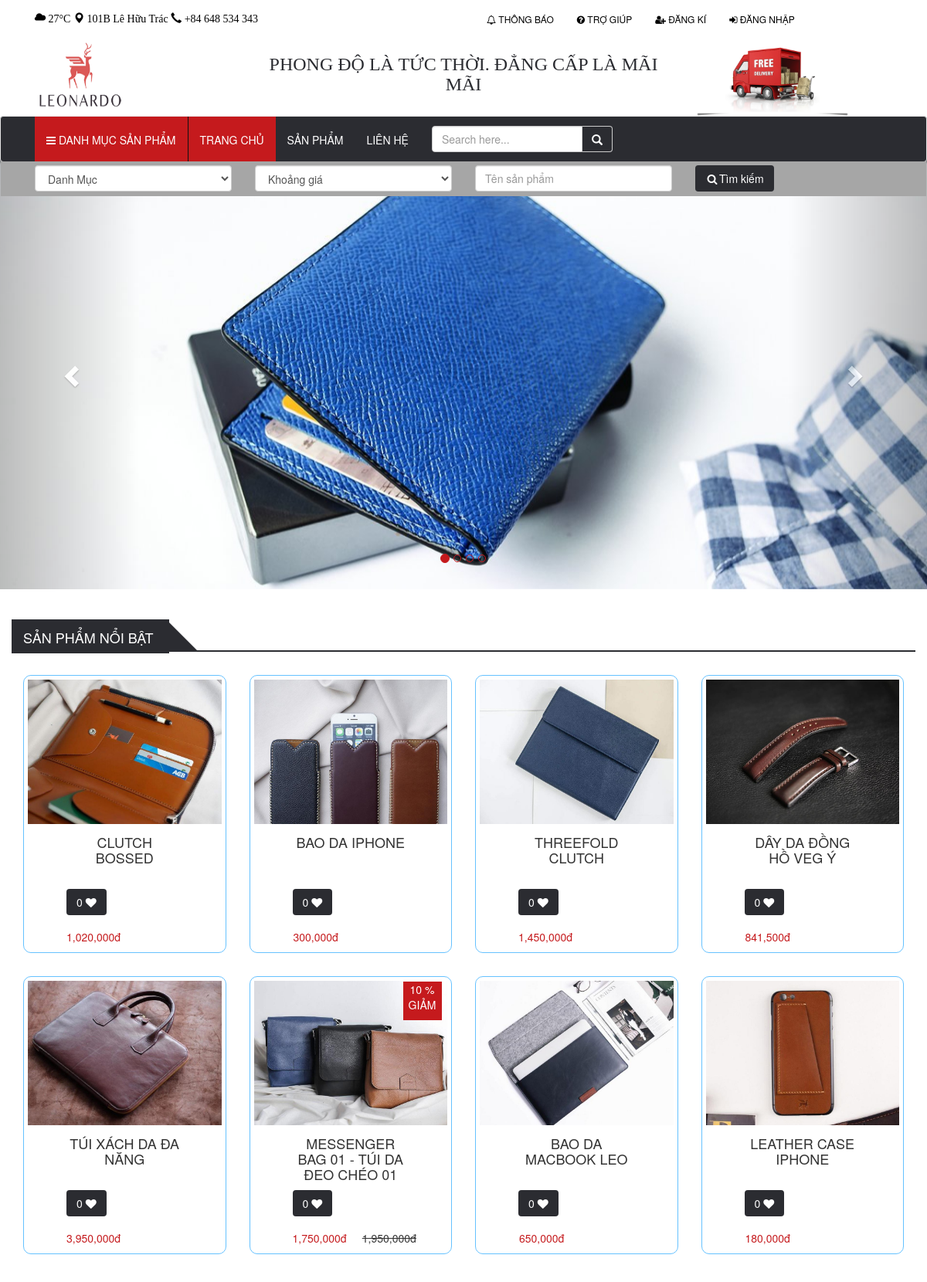
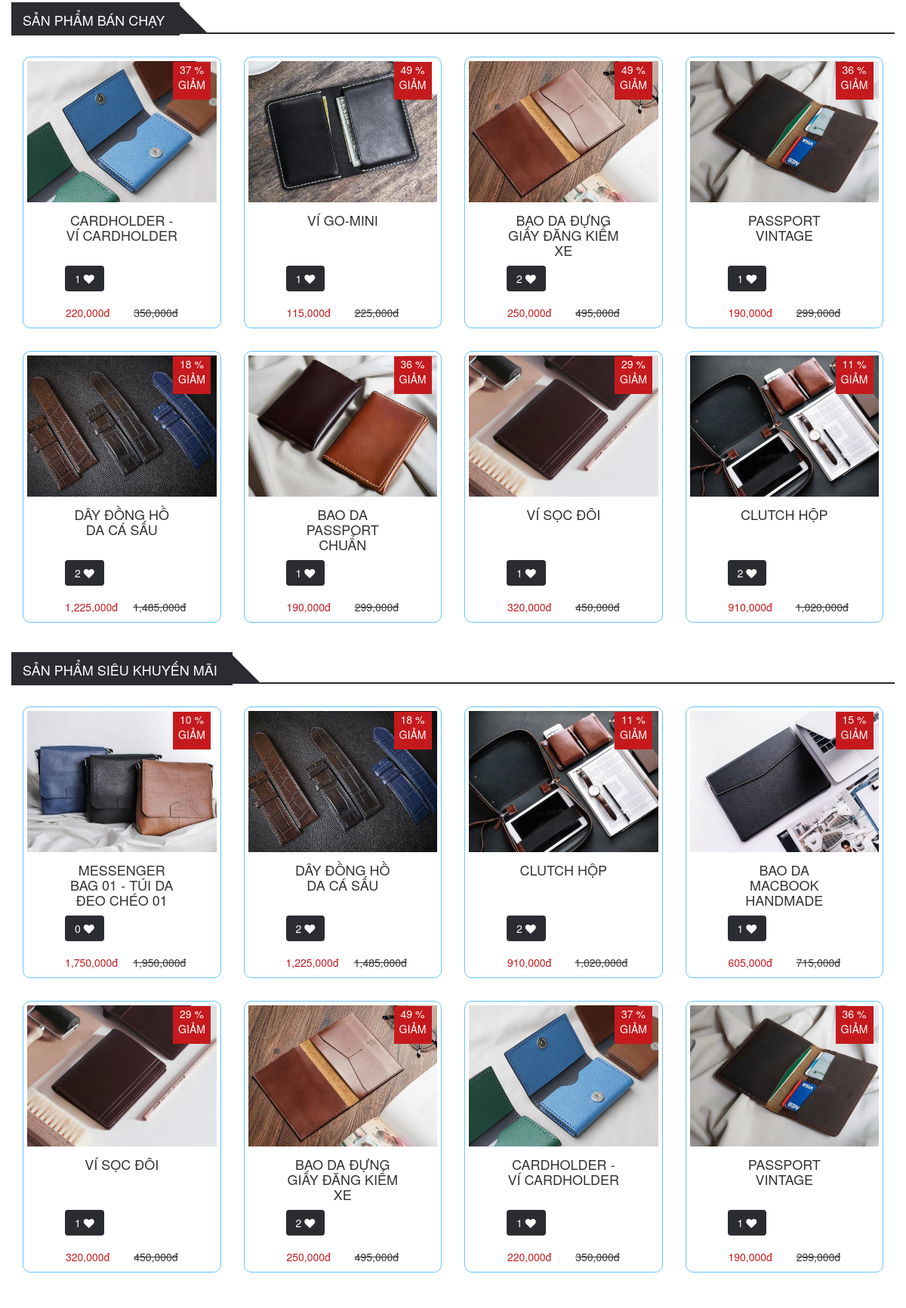
The app's page /home.php (upper part) with its own data (2 pictures, top to bottom).
### tables this page shows
CREATE TABLE slides(
	slide_id INT(11) auto_increment PRIMARY KEY,
    img_url VARCHAR(255)
);

CREATE TABLE products(
	prod_id VARCHAR(10) PRIMARY KEY,
    prod_name VARCHAR(255),
    material VARCHAR(255),
    image nVARCHAR(500),
    price_in INT(11),
    price_out INT(11),
    date_add DATE,
    quantity INT(11),
    description text,
    cate_id VARCHAR(10),
    views int(11),
    status BOOLEAN,
    delete_at date,
    FOREIGN KEY (cate_id) REFERENCES categories (cate_id)
);

CREATE TABLE promotion(
	prod_id VARCHAR(10),
    new_price INT(11),
    date_start DATE,
    date_end DATE,
    FOREIGN KEY (prod_id) REFERENCES products (prod_id),
    PRIMARY KEY(prod_id,date_start)
);

### function.php (the view, shortened to what this page needs)
<?php
	$connect = mysqli_connect("localhost","root","","sell_leather");
	mysqli_set_charset($connect,'UTF8');
	function checkLoveByUser($username, $prod_id){
		GLOBAL $connect;
		$sql = "SELECT * FROM listProductLove WHERE username = '$username' AND prod_id = '$prod_id'";
		$result = $connect->query($sql);
		if ($result->num_rows > 0) {
			return 1;
		}else return 0;
	}
	class product
	{
		function countLoves($prod_id){
			GLOBAL $connect;
			$sql = "SELECT count(prod_id) AS total FROM listProductLove WHERE prod_id = '$prod_id'";
			$result = $connect->query($sql);
			if ($result->num_rows > 0) {
				$row = $result->fetch_assoc();
				return $row['total'];
			}
		}
		function showInfoProducthtml($prod_id, $name, $image, $price, $new_price){
			$show = "show";
			$page = $_SESSION['page'];
			if ($new_price == '') {
				$show = "hidden";
				$percent = 0;
				$new_price = $price;
			} else {
				$percent = round(($price - $new_price)/($price/100), 0);
				$show = "show";
			}
			if (checkLoveByUser($_SESSION['username'], $prod_id)) {
				$color = '#ff3399';
			}else $color = '#fff';
			$loves = $this->countLoves($prod_id);
			echo "
				<div class='col-lg-3 col-md-3 col-sm-6 col-xs-6'>
					<div class='product-item'>
						<div class='product-image'>
							<img src='$image'>
						</div>
						<div class='promotion text-center $show'>
							$percent %
							GIẢM
						</div>
						<div class='product-control text-center'>
							<button class='btn btn-addCart'>
								<a href='$page.php?addProd_id=" . $prod_id . "'><i class = 'fa fa-cart-plus fa-lg' style='color: #FFF;'></i> Giỏ hàng
							</button>
							<button class='btn btn-addCart'>
								<a href='productDetail.php?prod_id=" . $prod_id . "'><i class = 'fa fa-eye' style='color: #FFF;'></i></a>
							</button>
						</div>
						<div class='caption text-center'>
							<div class='col-xs-12 prod_name'>
							<h4 class = 'text-uppercase'>$name</h4>
							</div>
							<div class='col-xs-12 pull-left'>
								<button class='btn-love btn'>
								<span>$loves</span>
									<a href='$page.php?likeProd_id=" . $prod_id . "'><i class = 'fa fa-heart' style='color: $color;'></i></a>
								</button>
							</div>
							<div class='col-xs-6'>
							<span class='price float-left'>".number_format($new_price)."đ</span>
							</div>
							<div class='col-xs-6'>
							<s class='$show float-left'>". number_format($price). "đ</s>
							</div>
						</div>
					</div>
				</div>
			";
		}
		function showProduct($connect, $prod_id){
			if ($connect) {
				$sql = "SELECT products.prod_id, prod_name, material, image, price_in, price_out, date_add, quantity, description, cate_name, views, status, products.delete_at, new_price, date_start, date_end FROM products LEFT JOIN categories ON products.cate_id = categories.cate_id LEFT JOIN promotion ON products.prod_id = promotion.prod_id  WHERE products.prod_id = '$prod_id'";
				$result = $connect->query($sql);
				if ($result->num_rows > 0) {
					$row = $result->fetch_assoc();
					return $row;
				}
				return 0;
				}
		}
		function showProductHot($connect){
			if ($connect) {
				$sql = "SELECT * FROM products WHERE delete_at IS NULL ORDER BY views DESC LIMIT 8";
				$result = $connect->query($sql);
				if ($result->num_rows > 0) {
					while($row = $result->fetch_assoc()) {
							$info = $this->showProduct($connect, $row['prod_id']);
							$image = explode("|", $info['image']);
							$this->showInfoProducthtml($row['prod_id'], $info['prod_name'], $image[0], $info['price_out'], $info['new_price']);
					}
				}
			}
		}
		function showProductHotSell($connect){
			if ($connect) {
				$sql = "SELECT products.prod_id, SUM(ords_prods.quantity) FROM ords_prods, products WHERE products.prod_id = ords_prods.prod_id AND products.delete_at IS NULL GROUP BY(ords_prods.prod_id) ORDER BY SUM(ords_prods.quantity) DESC LIMIT 8;";
				$result = $connect->query($sql);
				if ($result->num_rows > 0) {
					while($row = $result->fetch_assoc()) {
						$info = $this->showProduct($connect, $row['prod_id']);
						$image = explode("|", $info['image']);
						$this->showInfoProducthtml($row['prod_id'], $info['prod_name'], $image[0], $info['price_out'], $info['new_price']);
					}
				}
			}
		}
		function showProductPromotion($connect){
			if ($connect) {
				$sql = "SELECT * FROM promotion, products WHERE products.prod_id = promotion.prod_id AND products.delete_at IS NULL  ORDER BY new_price DESC LIMIT 8";
				$result = $connect->query($sql);
				if ($result->num_rows > 0) {
					while($row = $result->fetch_assoc()) {
						$info = $this->showProduct($connect, $row['prod_id']);
						$image = explode("|", $info['image']);
						$this->showInfoProducthtml($row['prod_id'], $info['prod_name'], $image[0], $info['price_out'], $info['new_price']);
					}
				}
			}
		}
	}
	function showSlide($connect){
		if ($connect) {
			$sql = "SELECT * FROM slides";
			$result = $connect->query($sql);
			if ($result->num_rows > 0) {
				$count = 1;
			while($row = $result->fetch_assoc()) {
					if ($count == 1) {
						$active = "active";
					}else $active = "";
					echo "
						<div class='item $active'>
					        <img src='".$row['img_url']."' style='width:100%;'>
					    </div>
					";
					$count++;
				}
			}
		}
	}
?>

### style.css (style rules this page uses)
.product-item .btn-love { display: block; margin-bottom: 18px; }
.product-item .btn-love a { color: #ff3399; }
.btn { background: #2b2c31; color: #FFFFFF; }
.product-item { border: 1px solid #66c2ff; border-radius: 10px; padding: 5px 5px 5px 5px; height: 360px; margin-top: 30px; }
.product-item .promotion { width: 50px; height: 50px; background: #c51a1d; color: #FFFFFF; position: absolute; top: 37px; left: 214px; }
.product-control { height: 34px; margin-top: -45px; }
.product-item .product-image img { width: 100%; height: 100%; }
.caption { padding-top: 10px; padding-bottom: 10px; }
.caption .prod_name { height: 80px; }
.caption .price { color: #c51a1d; }
.caption { padding: 15px 35px; }

### records on screen
slides: img_url (picture)
products: shows a picture, prod_name "CLUTCH BOSSED", loves "0", price_out "1,020,000"
products: shows a picture, prod_name "BAO DA IPHONE", loves "0", price_out "300,000"
products: shows a picture, prod_name "THREEFOLD CLUTCH", loves "0", price_out "1,450,000"
products: shows a picture, prod_name "DÂY DA ĐỒNG HỒ VEG Ý", loves "0", price_out "841,500"
products: shows a picture, prod_name "TÚI XÁCH DA ĐA NĂNG", loves "0", price_out "3,950,000"
products: price_out.new_price "10", prod_name "MESSENGER BAG 01 - TÚI DA ĐEO CHÉO 01", loves "0", promotion.new_price "1,750,000", price_out "1,950,000"
products: shows a picture, prod_name "BAO DA MACBOOK LEO", loves "0", price_out "650,000"
products: shows a picture, prod_name "LEATHER CASE IPHONE", loves "0", price_out "180,000"
products: price_out.new_price "37", prod_name "CARDHOLDER - VÍ CARDHOLDER", loves "1", promotion.new_price "220,000", price_out "350,000"
products: shows a picture, price_out.new_price "49", prod_name "VÍ GO-MINI", loves "1", promotion.new_price "115,000", price_out "225,000"
products: price_out.new_price "49", prod_name "BAO DA ĐỰNG GIẤY ĐĂNG KIỂM XE", loves "2", promotion.new_price "250,000", price_out "495,000"
products: price_out.new_price "36", prod_name "PASSPORT VINTAGE", loves "1", promotion.new_price "190,000", price_out "299,000"
products: price_out.new_price "18", prod_name "DÂY ĐỒNG HỒ DA CÁ SẤU", loves "2", promotion.new_price "1,225,000", price_out "1,485,000"
products: shows a picture, price_out.new_price "36", prod_name "BAO DA PASSPORT CHUẨN", loves "1", promotion.new_price "190,000", price_out "299,000"
products: price_out.new_price "29", prod_name "VÍ SỌC ĐÔI", loves "1", promotion.new_price "320,000", price_out "450,000"
products: price_out.new_price "11", prod_name "CLUTCH HỘP", loves "2", promotion.new_price "910,000", price_out "1,020,000"
promotion: percent "10", prod.prod_name "MESSENGER BAG 01 - TÚI DA ĐEO CHÉO 01", loves "0", new_price "1,750,000", prod.price_out "1,950,000"
promotion: percent "18", prod.prod_name "DÂY ĐỒNG HỒ DA CÁ SẤU", loves "2", new_price "1,225,000", prod.price_out "1,485,000"
promotion: percent "11", prod.prod_name "CLUTCH HỘP", loves "2", new_price "910,000", prod.price_out "1,020,000"
promotion: shows a picture, percent "15", prod.prod_name "BAO DA MACBOOK HANDMADE", loves "1", new_price "605,000", prod.price_out "715,000"
promotion: percent "29", prod.prod_name "VÍ SỌC ĐÔI", loves "1", new_price "320,000", prod.price_out "450,000"
promotion: percent "49", prod.prod_name "BAO DA ĐỰNG GIẤY ĐĂNG KIỂM XE", loves "2", new_price "250,000", prod.price_out "495,000"
promotion: percent "37", prod.prod_name "CARDHOLDER - VÍ CARDHOLDER", loves "1", new_price "220,000", prod.price_out "350,000"
promotion: percent "36", prod.prod_name "PASSPORT VINTAGE", loves "1", new_price "190,000", prod.price_out "299,000"
